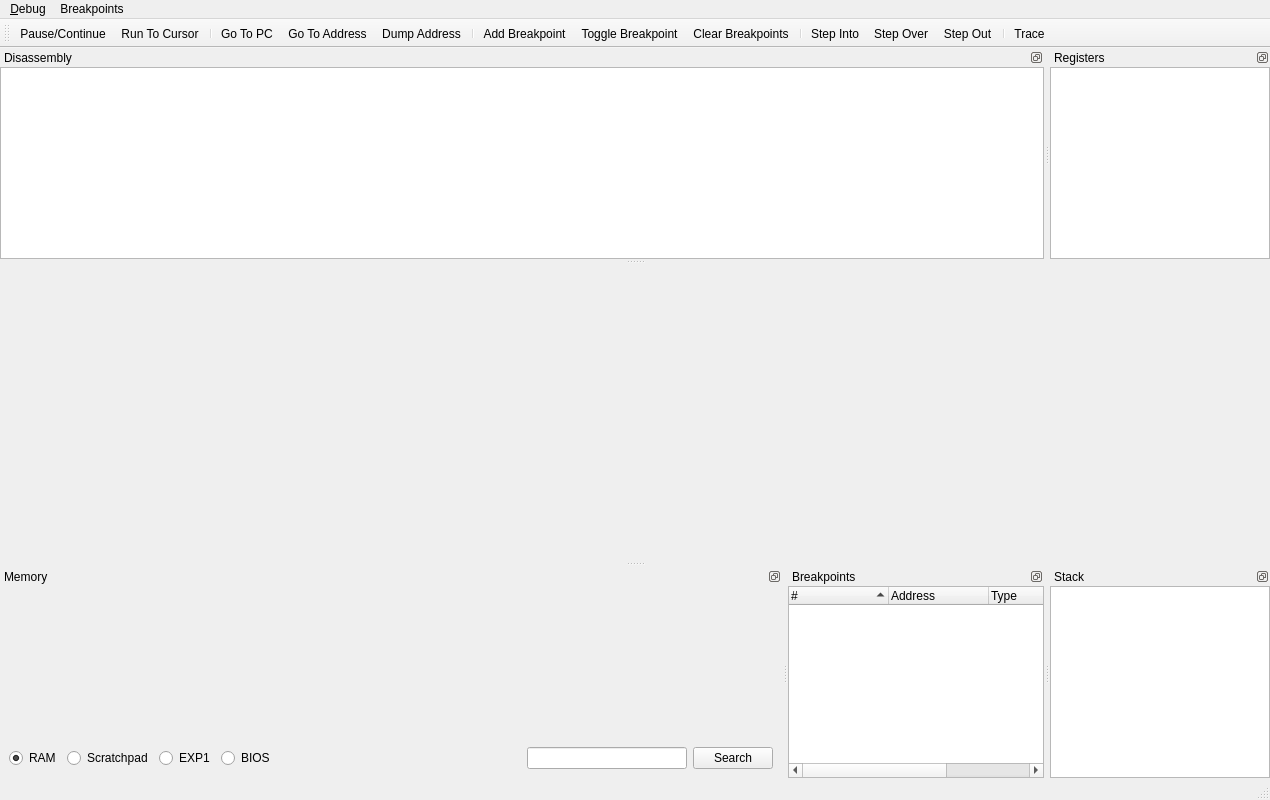
<?xml version="1.0" encoding="UTF-8"?>
<ui version="4.0">
 <class>DebuggerWindow</class>
 <widget class="QMainWindow" name="DebuggerWindow">
  <property name="geometry">
   <rect>
    <x>0</x>
    <y>0</y>
    <width>1270</width>
    <height>800</height>
   </rect>
  </property>
  <property name="windowTitle">
   <string>CPU Debugger</string>
  </property>
  <property name="dockNestingEnabled">
   <bool>true</bool>
  </property>
  <widget class="QWidget" name="centralwidget"/>
  <widget class="QMenuBar" name="menubar">
   <property name="geometry">
    <rect>
     <x>0</x>
     <y>0</y>
     <width>1210</width>
     <height>30</height>
    </rect>
   </property>
   <widget class="QMenu" name="menu_Debugger">
    <property name="title">
     <string>&amp;Debug</string>
    </property>
    <addaction name="actionPause"/>
    <addaction name="actionRunToCursor"/>
    <addaction name="separator"/>
    <addaction name="actionGoToPC"/>
    <addaction name="actionGoToAddress"/>
    <addaction name="actionDumpAddress"/>
    <addaction name="separator"/>
    <addaction name="actionTrace"/>
    <addaction name="separator"/>
    <addaction name="actionStepInto"/>
    <addaction name="actionStepOver"/>
    <addaction name="actionStepOut"/>
    <addaction name="separator"/>
    <addaction name="actionClose"/>
   </widget>
   <widget class="QMenu" name="menuBreakpoints">
    <property name="title">
     <string>Breakpoints</string>
    </property>
    <addaction name="actionAddBreakpoint"/>
    <addaction name="actionToggleBreakpoint"/>
    <addaction name="actionClearBreakpoints"/>
   </widget>
   <addaction name="menu_Debugger"/>
   <addaction name="menuBreakpoints"/>
  </widget>
  <widget class="QStatusBar" name="statusbar"/>
  <widget class="QToolBar" name="toolBar">
   <property name="windowTitle">
    <string>toolBar</string>
   </property>
   <attribute name="toolBarArea">
    <enum>TopToolBarArea</enum>
   </attribute>
   <attribute name="toolBarBreak">
    <bool>false</bool>
   </attribute>
   <addaction name="actionPause"/>
   <addaction name="actionRunToCursor"/>
   <addaction name="separator"/>
   <addaction name="actionGoToPC"/>
   <addaction name="actionGoToAddress"/>
   <addaction name="actionDumpAddress"/>
   <addaction name="separator"/>
   <addaction name="actionAddBreakpoint"/>
   <addaction name="actionToggleBreakpoint"/>
   <addaction name="actionClearBreakpoints"/>
   <addaction name="separator"/>
   <addaction name="actionStepInto"/>
   <addaction name="actionStepOver"/>
   <addaction name="actionStepOut"/>
   <addaction name="separator"/>
   <addaction name="actionTrace"/>
  </widget>
  <widget class="QDockWidget" name="dockWidget_2">
   <property name="features">
    <set>QDockWidget::DockWidgetFloatable|QDockWidget::DockWidgetMovable</set>
   </property>
   <property name="windowTitle">
    <string>Disassembly</string>
   </property>
   <attribute name="dockWidgetArea">
    <number>4</number>
   </attribute>
   <widget class="QTreeView" name="codeView">
    <property name="sizePolicy">
     <sizepolicy hsizetype="Expanding" vsizetype="Expanding">
      <horstretch>0</horstretch>
      <verstretch>0</verstretch>
     </sizepolicy>
    </property>
    <attribute name="headerVisible">
     <bool>false</bool>
    </attribute>
   </widget>
  </widget>
  <widget class="QDockWidget" name="dockWidget_3">
   <property name="features">
    <set>QDockWidget::DockWidgetFloatable|QDockWidget::DockWidgetMovable</set>
   </property>
   <property name="windowTitle">
    <string>Registers</string>
   </property>
   <attribute name="dockWidgetArea">
    <number>4</number>
   </attribute>
   <widget class="QTreeView" name="registerView">
    <property name="sizePolicy">
     <sizepolicy hsizetype="Expanding" vsizetype="Expanding">
      <horstretch>0</horstretch>
      <verstretch>0</verstretch>
     </sizepolicy>
    </property>
    <property name="maximumSize">
     <size>
      <width>220</width>
      <height>16777215</height>
     </size>
    </property>
   </widget>
  </widget>
  <widget class="QDockWidget" name="dockWidget">
   <property name="sizePolicy">
    <sizepolicy hsizetype="Preferred" vsizetype="Preferred">
     <horstretch>1</horstretch>
     <verstretch>0</verstretch>
    </sizepolicy>
   </property>
   <property name="features">
    <set>QDockWidget::DockWidgetFloatable|QDockWidget::DockWidgetMovable</set>
   </property>
   <property name="windowTitle">
    <string>Memory</string>
   </property>
   <attribute name="dockWidgetArea">
    <number>8</number>
   </attribute>
   <widget class="QWidget" name="dockWidgetContents_3">
    <layout class="QVBoxLayout" name="verticalLayout">
     <item>
      <widget class="MemoryViewWidget" name="memoryView" native="true">
       <property name="sizePolicy">
        <sizepolicy hsizetype="Preferred" vsizetype="Expanding">
         <horstretch>0</horstretch>
         <verstretch>0</verstretch>
        </sizepolicy>
       </property>
      </widget>
     </item>
     <item>
      <layout class="QHBoxLayout" name="horizontalLayout">
       <item>
        <widget class="QRadioButton" name="memoryRegionRAM">
         <property name="text">
          <string>RAM</string>
         </property>
         <property name="checked">
          <bool>true</bool>
         </property>
        </widget>
       </item>
       <item>
        <widget class="QRadioButton" name="memoryRegionScratchpad">
         <property name="text">
          <string>Scratchpad</string>
         </property>
        </widget>
       </item>
       <item>
        <widget class="QRadioButton" name="memoryRegionEXP1">
         <property name="text">
          <string>EXP1</string>
         </property>
        </widget>
       </item>
       <item>
        <widget class="QRadioButton" name="memoryRegionBIOS">
         <property name="text">
          <string>BIOS</string>
         </property>
        </widget>
       </item>
       <item>
        <spacer name="horizontalSpacer">
         <property name="orientation">
          <enum>Qt::Horizontal</enum>
         </property>
         <property name="sizeHint" stdset="0">
          <size>
           <width>40</width>
           <height>20</height>
          </size>
         </property>
        </spacer>
       </item>
       <item>
        <layout class="QHBoxLayout" name="horizontalLayout_2">
         <item>
          <widget class="QLineEdit" name="memorySearchString"/>
         </item>
         <item>
          <widget class="QPushButton" name="memorySearch">
           <property name="text">
            <string>Search</string>
           </property>
          </widget>
         </item>
        </layout>
       </item>
      </layout>
     </item>
    </layout>
   </widget>
  </widget>
  <widget class="QDockWidget" name="dockWidget_5">
   <property name="sizePolicy">
    <sizepolicy hsizetype="Maximum" vsizetype="Preferred">
     <horstretch>0</horstretch>
     <verstretch>0</verstretch>
    </sizepolicy>
   </property>
   <property name="maximumSize">
    <size>
     <width>290</width>
     <height>524287</height>
    </size>
   </property>
   <property name="features">
    <set>QDockWidget::DockWidgetFloatable|QDockWidget::DockWidgetMovable</set>
   </property>
   <property name="windowTitle">
    <string>Breakpoints</string>
   </property>
   <attribute name="dockWidgetArea">
    <number>8</number>
   </attribute>
   <widget class="QTreeWidget" name="breakpointsWidget">
    <property name="selectionMode">
     <enum>QAbstractItemView::SingleSelection</enum>
    </property>
    <property name="selectionBehavior">
     <enum>QAbstractItemView::SelectRows</enum>
    </property>
    <property name="sortingEnabled">
     <bool>true</bool>
    </property>
    <attribute name="headerMinimumSectionSize">
     <number>20</number>
    </attribute>
    <column>
     <property name="text">
      <string>#</string>
     </property>
    </column>
    <column>
     <property name="text">
      <string>Address</string>
     </property>
    </column>
    <column>
     <property name="text">
      <string>Type</string>
     </property>
    </column>
    <column>
     <property name="text">
      <string>Hit Count</string>
     </property>
    </column>
   </widget>
  </widget>
  <widget class="QDockWidget" name="dockWidget_4">
   <property name="features">
    <set>QDockWidget::DockWidgetFloatable|QDockWidget::DockWidgetMovable</set>
   </property>
   <property name="windowTitle">
    <string>Stack</string>
   </property>
   <attribute name="dockWidgetArea">
    <number>8</number>
   </attribute>
   <widget class="QTreeView" name="stackView">
    <property name="maximumSize">
     <size>
      <width>220</width>
      <height>16777215</height>
     </size>
    </property>
   </widget>
  </widget>
  <action name="actionPause">
   <property name="checkable">
    <bool>true</bool>
   </property>
   <property name="icon">
    <iconset theme="pause-line"/>
   </property>
   <property name="text">
    <string>&amp;Pause/Continue</string>
   </property>
   <property name="toolTip">
    <string>Pause/Continue</string>
   </property>
   <property name="shortcut">
    <string>F5</string>
   </property>
  </action>
  <action name="actionStepInto">
   <property name="icon">
    <iconset theme="debug-step-into-line"/>
   </property>
   <property name="text">
    <string>&amp;Step Into</string>
   </property>
   <property name="toolTip">
    <string>Step Into</string>
   </property>
   <property name="shortcut">
    <string>F11</string>
   </property>
  </action>
  <action name="actionStepOver">
   <property name="icon">
    <iconset theme="debug-step-over-line"/>
   </property>
   <property name="text">
    <string>Step &amp;Over</string>
   </property>
   <property name="toolTip">
    <string>Step Over</string>
   </property>
   <property name="shortcut">
    <string>F10</string>
   </property>
  </action>
  <action name="actionToggleBreakpoint">
   <property name="icon">
    <iconset theme="debug-toggle-breakpoint"/>
   </property>
   <property name="text">
    <string>Toggle &amp;Breakpoint</string>
   </property>
   <property name="toolTip">
    <string>Toggle Breakpoint</string>
   </property>
   <property name="shortcut">
    <string>F9</string>
   </property>
  </action>
  <action name="actionClose">
   <property name="text">
    <string>&amp;Close</string>
   </property>
  </action>
  <action name="actionStepOut">
   <property name="icon">
    <iconset theme="debug-step-out-line"/>
   </property>
   <property name="text">
    <string>Step O&amp;ut</string>
   </property>
   <property name="toolTip">
    <string>Step Out</string>
   </property>
   <property name="shortcut">
    <string>Ctrl+F11</string>
   </property>
  </action>
  <action name="actionRunToCursor">
   <property name="icon">
    <iconset theme="debugger-go-to-cursor"/>
   </property>
   <property name="text">
    <string>&amp;Run To Cursor</string>
   </property>
   <property name="toolTip">
    <string>Run To Cursor</string>
   </property>
   <property name="shortcut">
    <string>Ctrl+F10</string>
   </property>
  </action>
  <action name="actionClearBreakpoints">
   <property name="icon">
    <iconset theme="debugger-clear-breakpoint"/>
   </property>
   <property name="text">
    <string>&amp;Clear Breakpoints</string>
   </property>
   <property name="toolTip">
    <string>Clear Breakpoints</string>
   </property>
   <property name="shortcut">
    <string>Ctrl+Del</string>
   </property>
  </action>
  <action name="actionAddBreakpoint">
   <property name="icon">
    <iconset theme="add-line"/>
   </property>
   <property name="text">
    <string>&amp;Add Breakpoint</string>
   </property>
   <property name="toolTip">
    <string>Add Breakpoint</string>
   </property>
   <property name="shortcut">
    <string>Ctrl+F9</string>
   </property>
  </action>
  <action name="actionGoToPC">
   <property name="icon">
    <iconset theme="debugger-go-to-pc"/>
   </property>
   <property name="text">
    <string>&amp;Go To PC</string>
   </property>
   <property name="toolTip">
    <string>Go To PC</string>
   </property>
   <property name="shortcut">
    <string>Ctrl+P</string>
   </property>
  </action>
  <action name="actionGoToAddress">
   <property name="icon">
    <iconset theme="debugger-go-to-address"/>
   </property>
   <property name="text">
    <string>Go To &amp;Address</string>
   </property>
   <property name="toolTip">
    <string>Go To Address</string>
   </property>
   <property name="shortcut">
    <string>Ctrl+G</string>
   </property>
  </action>
  <action name="actionDumpAddress">
   <property name="icon">
    <iconset theme="debugger-dump-address"/>
   </property>
   <property name="text">
    <string>&amp;Dump Address</string>
   </property>
   <property name="shortcut">
    <string>Ctrl+D</string>
   </property>
  </action>
  <action name="actionTrace">
   <property name="icon">
    <iconset theme="debug-trace-line"/>
   </property>
   <property name="text">
    <string>&amp;Trace</string>
   </property>
   <property name="toolTip">
    <string>Trace</string>
   </property>
   <property name="shortcut">
    <string>Ctrl+T</string>
   </property>
  </action>
 </widget>
 <customwidgets>
  <customwidget>
   <class>MemoryViewWidget</class>
   <extends>QWidget</extends>
   <header>librestation-qt/memoryviewwidget.h</header>
   <container>1</container>
  </customwidget>
 </customwidgets>
 <resources>
  <include location="resources/resources.qrc"/>
 </resources>
 <connections/>
</ui>
